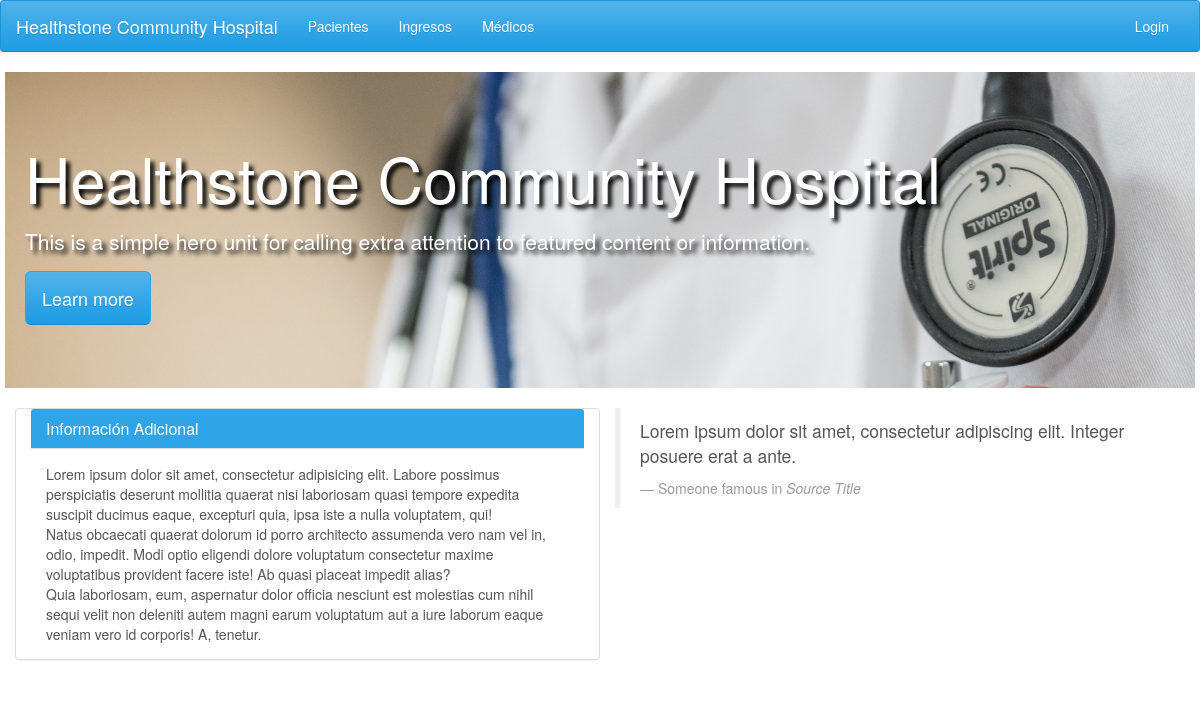
/, run on an earlier commit of the app's database.
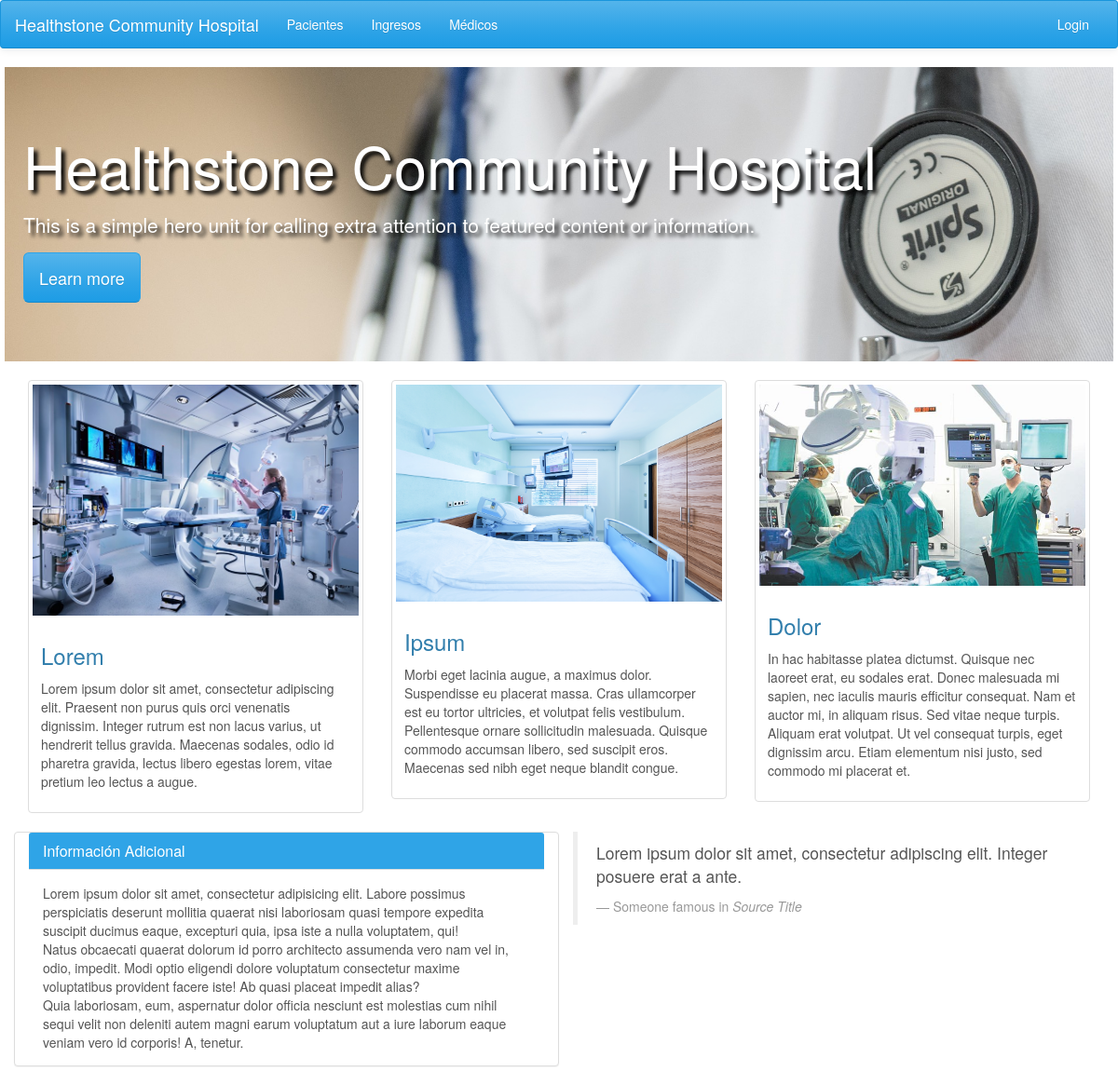
And on a later commit of the database.
### tables this page shows
CREATE TABLE IF NOT EXISTS `frontpage_cards` (
  `cod_card` int(1) NOT NULL,
  `imagen` varchar(200) DEFAULT NULL,
  `h3` varchar(50) DEFAULT NULL,
  `p` varchar(400) DEFAULT NULL
);

### index.php (the view, shortened to what this page needs)
<?php include 'header.php'; ?>
    <div class="jumbotron jumbotronportada">
      <h1>Healthstone Community Hospital</h1>
      <p>This is a simple hero unit for calling extra attention to featured content or information.</p>
      <p><a class="btn btn-primary btn-lg" href="index.php">Learn more</a></p>
    </div>
    <div class="container">
      <div class="row">
        <div class="col-lg-12">
        </div>
      </div>
      <div class="row">
        <?php
          require_once 'conexion.php';
          $sql = "SELECT cod_card, imagen, h3, p FROM frontpage_cards;";
          $result = $conexion->query($sql);
          if ($result->num_rows > 0) {
            while($row = $result->fetch_assoc()) {
        ?>
        <div class="col-sm-6 col-md-4">
          <div class="thumbnail">
            <img src="<?php echo $row["imagen"] ?>" alt="<?php echo "imagen de " . $row["h3"] ?>">
            <div class="caption">
              <h3><?php echo $row["h3"] ?></h3>
              <p><?php echo $row["p"] ?></p>
            </div>
          </div>
        </div>
        <?php
            }
          }
        ?>
      </div>
      <div class="row">
        <div class="panel panel-primary col-lg-6">
          <div class="panel-heading">
            <h3 class="panel-title">Información Adicional</h3>
          </div>
          <div class="panel-body">
            <div>Lorem ipsum dolor sit amet, consectetur adipisicing elit. Labore possimus perspiciatis deserunt mollitia quaerat nisi laboriosam quasi tempore expedita suscipit ducimus eaque, excepturi quia, ipsa iste a nulla voluptatem, qui!</div>
            <div>Natus obcaecati quaerat dolorum id porro architecto assumenda vero nam vel in, odio, impedit. Modi optio eligendi dolore voluptatum consectetur maxime voluptatibus provident facere iste! Ab quasi placeat impedit alias?</div>
            <div>Quia laboriosam, eum, aspernatur dolor officia nesciunt est molestias cum nihil sequi velit non deleniti autem magni earum voluptatum aut a iure laborum eaque veniam vero id corporis! A, tenetur.</div>
          </div>
        </div>
        <div class="col-lg-6">
          <blockquote class="blockquote">
            <p>Lorem ipsum dolor sit amet, consectetur adipiscing elit. Integer posuere erat a ante.</p>
            <small>Someone famous in <cite title="Source Title">Source Title</cite></small>
          </blockquote>
        </div>
      </div>
    </div>
<?php include 'footer.php'; ?>

### header.php (shortened to what this page needs)
<!DOCTYPE html>
<html>
  <head>
    <link href="css/bootstrap.min.css" rel="stylesheet">
    <link href="css/styles.css" rel="stylesheet">
  </head>
  <body>
    <nav class="navbar navbar-default">
      <div class="container-fluid">
        <div class="navbar-header">
          <a class="navbar-brand" href="index.php">Healthstone Community Hospital</a>
        </div>
        <div class="collapse navbar-collapse " id="bs-example-navbar-collapse-1">
          <ul class="nav navbar-nav">
            <li><a href="pacientes.php">Pacientes</a></li>
            <li><a href="ingresos.php">Ingresos</a></li>
            <li><a href="medicos.php">Médicos</a></li>
          </ul>
          <ul class="nav navbar-nav navbar-right">
            <?php
              if (!isset($_SESSION['usuario'])) {
                echo '<li><a href="login.php">Login</a></li>';
              } else {
                echo '<li><div class="navbar-brand bienvenido">Bienvenido '.$_SESSION['usuario'].' </div></li>';
                echo '<li><a href="logout.php">Logout</a></li>';
              }
            ?>
          </ul>
        </div>
      </div>
    </nav>

### footer.php (shortened to what this page needs)
  </body>
</html>

### css/styles.css (style rules this page uses)
.jumbotronportada { margin-bottom: 0px; padding-left: 20px; padding-right: 20px; margin-left: 5px; margin-right: 5px; background-image: url(../res/img/doctor-medical-medicine-health.jpeg); background-position: 0% 25%; background-size: cover; background-repeat: no-repeat; color: white; text-shadow: black 0.3em 0.3em 0.3em; }

What changed in the data, as far as the page shows it:
added frontpage_cards: imagen (picture), h3 "Lorem", p "Lorem ipsum dolor sit amet, consectetur adipiscing elit. Praesent non purus quis orci venenatis dignissim. Integer rutrum est non lacus varius, ut hendrerit tellus gravida. Maecenas sodales, odio id pharetra gravida, lectus libero egestas lorem, vitae pretium leo lectus a augue."
added frontpage_cards: imagen (picture), h3 "Ipsum", p "Morbi eget lacinia augue, a maximus dolor. Suspendisse eu placerat massa. Cras ullamcorper est eu tortor ultricies, et volutpat felis vestibulum. Pellentesque ornare sollicitudin malesuada. Quisque commodo accumsan libero, sed suscipit eros. Maecenas sed nibh eget neque blandit congue."
added frontpage_cards: imagen (picture), h3 "Dolor", p "In hac habitasse platea dictumst. Quisque nec laoreet erat, eu sodales erat. Donec malesuada mi sapien, nec iaculis mauris efficitur consequat. Nam et auctor mi, in aliquam risus. Sed vitae neque turpis. Aliquam erat volutpat. Ut vel consequat turpis, eget dignissim arcu. Etiam elementum nisi justo, sed commodo mi placerat et."
